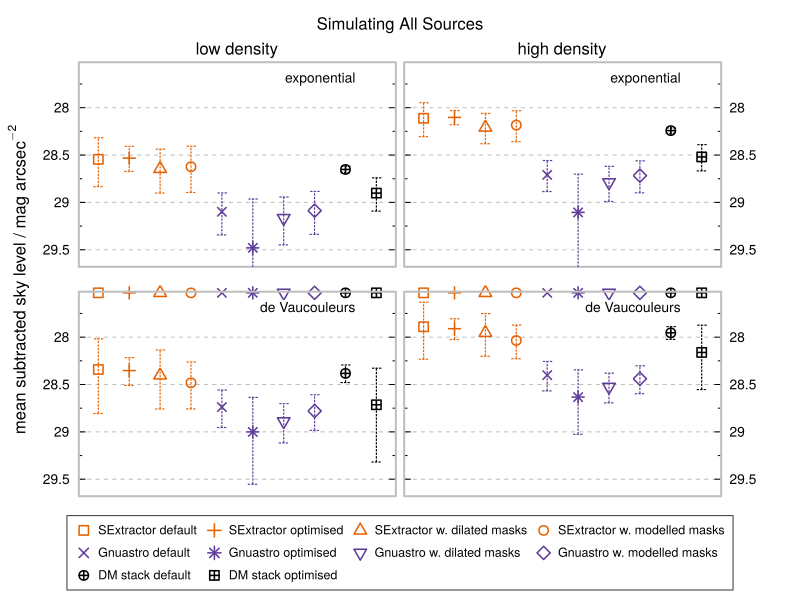

Write R code to recreate this figure.
#!/usr/bin/Rscript --no-init-file

# setup
require("astro", quietly=TRUE)
#palette(c("#000000", "#e66101", "#5e3c99", "#fdb863", "#b2abd2", "#edf8b1", "#7fcdbb", "#2c7fb8"))
set.seed(3125)

# data
dat = readRDS("../datacollect/skydata.rds")

# definitions
fn = function(flux){-2.5*log10(flux/(0.168^2))+27}
ordera = c(1,5,3,7)
orderb = c(2,6,4,8)
yvals = list(dat$skymean[,ordera],dat$skymean[,orderb])
ystds = list(dat$skystd[,ordera],dat$skystd[,orderb])
pdfnames = paste0("skyval-", c("a","b","a5","b5"), ".pdf")
ylimlo = c(29.6,32.5,29.6,32.5)
ylimhi = c(27.6,28.5,27.6,28.5)

# par
cex = 1.5
lwd = 1.5
metpch = c(0,3,2,1,4,8,6,5,10,12)
metcol = c(2,2,2,2,3,3,3,3,1,1)
simsources = paste0("Simulating ", c("All Sources","Bright Only (No EBL)","All","Bright Only (No EBL)"))

# loop
for(i in 1:length(yvals)){
    
    # dev
    cairo_pdf(file=pdfnames[i], width=8, height=6)
    
    # par
    layout(rbind(c(1,2),c(3,4)))
    palette(c("#000000", "#e66101", "#5e3c99", "#fdb863", "#b2abd2", "#edf8b1", "#7fcdbb", "#2c7fb8"))
    par("mar"=c(0.75,0.25,0.75,0.25))
    par("oma"=c(5.5,4.5,3,4.5))
    
    # loop
    for(j in 1:ncol(yvals[[i]])){
        
        # base plot setup
        if(j==1){labs = c(2)}
        if(j==2){labs = c(4)}
        if(j==3){labs = c(2)}
        if(j==4){labs = c(4)}
        aplot(NA, xlim=c(1-0.25,nrow(yvals[[1]])+0.25), ylim=c(ylimlo[i],ylimhi[i]), xlab="", ylab="", las=1, side=NA, log="", labels=labs, tick=FALSE, bty="n")
        abline(h=seq(27.5,35,by=0.5), col="grey75", lty=2, lend=1)
        #abline(v=c(0.00001,0.0001,0.001,0.01,0.1,1), col="grey75", lty=2, lend=1)
        aaxes(side=c(2,4), labels=labs, ynmin=1, las=1, mgp=c(2,0.5,0))
        if(j%in%c(1,2)){mtext(side=3, line=0.25, text=c("low density","high density")[j], cex=1)}
        if(j%in%c(1,2)){labtext="exponential"}else{labtext="de Vaucouleurs"}
        label("topright", lab=labtext, inset=c(2,0.5), outline="white")
        abox()
        
        # points
        ydat = suppressWarnings(fn(yvals[[i]][,j]))
        ydatlo = suppressWarnings(fn(yvals[[i]][,j] - (ystds[[i]][,j]) ))
        ydathi = suppressWarnings(fn(yvals[[i]][,j] + (ystds[[i]][,j]) ))
        if( any(is.na(ydat) | ydat>35) ){ ydat[is.na(ydat) | ydat>35] = par("usr")[3]+0.5 }
        if( any(is.na(ydatlo) | ydatlo>35) ){ ydatlo[is.na(ydatlo) | ydatlo>35] = par("usr")[3]+0.5 }
        if( any(is.na(ydathi) | ydathi>35) ){ ydathi[is.na(ydathi) | ydathi>35] = par("usr")[3]+0.5 }
        for(l in 1:length(ydatlo)){
            suppressWarnings(arrows(x0=l, y0=ydatlo[l], y1=ydathi[l], code=3, length=0.05, angle=90, lwd=lwd*0.75, lend=1, col=col2hex(metcol[l],alpha=1), lty="21"))
        }
        apoints(1:nrow(yvals[[i]]), ydat, pch=metpch, lwd=lwd, cex=cex, lend=1, col=metcol)
#        if(length(toolow) > 0){
#            for(k in which(toolow)){
#                arrows(x0=(1:nrow(yvals[[i]]))[k], y0=ydat[k], y1=par("usr")[3], lwd=lwd, cex=cex, lend=1, col=metcol[k], length=0.075)
#            }
#        }
        
        if(j <= 2){
            par("xpd"=NA)
            apoints(1:nrow(yvals[[i]]), rep((par("usr")[3]+0.275),nrow(yvals[[i]])), pch=metpch, lwd=lwd, cex=cex, lend=1, col=metcol)
            par("xpd"=FALSE)
        }
        
    }
    
    # labels & legend
    par("xpd"=NA)
    #mtext(side=1, line=2, text="sky estimation method", outer=T)
    mtext(side=3, line=1, text=simsources[i], outer=T)
    mtext(side=2, line=2.5, text=bquote(paste("mean subtracted sky level / mag ", arcsec^{-2})), outer=T)
    alegend("bottom", legend=names(dat$files), ncol=4, byrow=T, inset=0.5, outer=TRUE, seg.len=0.8, seg.gap=0.4,  type=setNames(apply(cbind(pch=metpch,lwd=lwd,col=metcol,cex=cex), 1, as.list), rep("p",length(dat$files))), bty="o", cex=0.9, box.pad=0.25, line.spacing=1.25)
    
    # finish up
    graphics.off()
    
}

# merge into 1 PDF
system(paste("/usr/bin/gs -dBATCH -dNOPAUSE -q -sDEVICE=pdfwrite -dAutoRotatePages=/None -sOutputFile=skyval.pdf skyval-a.pdf skyval-b.pdf"))
